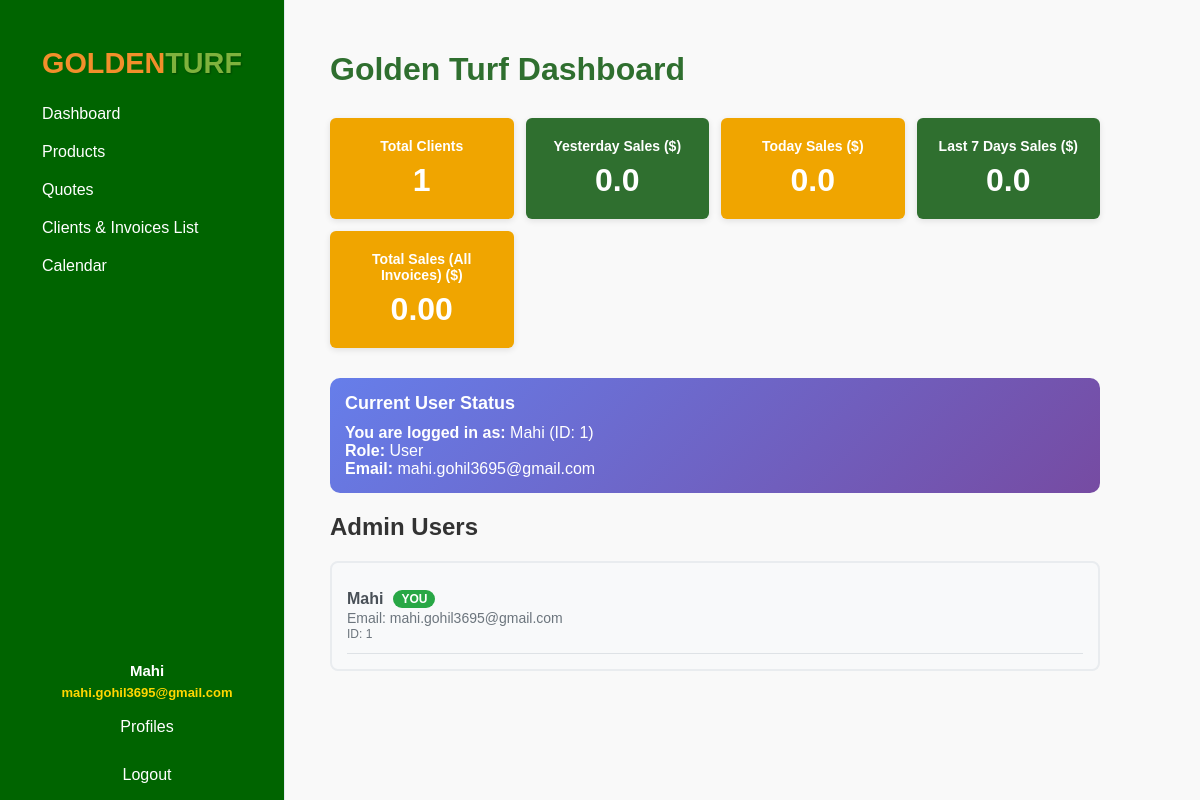
The app's page /dashboard (signed in) with its own data.
### tables this page shows
CREATE TABLE users (
            id INTEGER PRIMARY KEY AUTOINCREMENT,
            name TEXT NOT NULL,
            email TEXT UNIQUE NOT NULL,
            password TEXT NOT NULL
        , reset_token TEXT, token_expiry TEXT, role TEXT DEFAULT 'user', verification_code TEXT, permissions TEXT DEFAULT '', password_hash BLOB);

### app.py (the view)
@app.route('/dashboard')
def dashboard():
    if 'user_id' not in session: return redirect(url_for('login'))
    total_clients_result = db_exec('SELECT COUNT(*) FROM clients WHERE owner_id = ?', (session['user_id'],), fetch='one')
    total_clients = total_clients_result[0] if total_clients_result else 0
    admins = db_exec('SELECT id, name, email FROM users WHERE role = "admin" ORDER BY id', fetch='all') or []
    from datetime import datetime, timedelta
    today = datetime.now().strftime('%Y-%m-%d')
    yesterday = (datetime.now() - timedelta(days=1)).strftime('%Y-%m-%d')
    week_ago = (datetime.now() - timedelta(days=7)).strftime('%Y-%m-%d')
    today_sales_result = db_exec('SELECT SUM(total) FROM invoices WHERE owner_id = ? AND DATE(created_date) = ? AND payment_status = "Paid"', (session['user_id'], today), fetch='one')
    today_sales = today_sales_result[0] if today_sales_result and today_sales_result[0] else 0
    yesterday_sales_result = db_exec('SELECT SUM(total) FROM invoices WHERE owner_id = ? AND DATE(created_date) = ? AND payment_status = "Paid"', (session['user_id'], yesterday), fetch='one')
    yesterday_sales = yesterday_sales_result[0] if yesterday_sales_result and yesterday_sales_result[0] else 0
    last_7_days_sales_result = db_exec('SELECT SUM(total) FROM invoices WHERE owner_id = ? AND DATE(created_date) >= ? AND payment_status = "Paid"', (session['user_id'], week_ago), fetch='one')
    last_7_days_sales = last_7_days_sales_result[0] if last_7_days_sales_result and last_7_days_sales_result[0] else 0
    total_sales_result = db_exec('SELECT SUM(total) FROM invoices WHERE owner_id = ? AND payment_status = "Paid"', (session['user_id'],), fetch='one')
    total_sales = total_sales_result[0] if total_sales_result and total_sales_result[0] else 0
    return render_template('dashboard.html',
                         total_clients=total_clients,
                         admins=admins,
                         today_sales=today_sales,
                         yesterday_sales=yesterday_sales,
                         last_7_days_sales=last_7_days_sales,
                         total_sales=total_sales)

### app.py (called while the page is built)
def db_exec(query, params=(), fetch=None):
    conn = sqlite3.connect('users.db')
    c = conn.cursor()
    c.execute(query, params)
    if fetch == 'one': result = c.fetchone()
    elif fetch == 'all': result = c.fetchall()
    else: result = None
    conn.commit()
    conn.close()
    return result

### templates/dashboard.html (shortened to what this page needs)
<!DOCTYPE html>
<html lang="en">
<head>
    <link rel="stylesheet" href="{{ url_for('static', filename='dashboard.css') }}">
</head>
<body>
    {% include '_sidebar.html' %}
    <div id="main_content" class="main-content" style="margin-left: 280px; padding: 30px 50px; width: calc(100vw - 330px); box-sizing: border-box;">
        <h1 id="dashboard_title">Golden Turf Dashboard</h1>
        <div id="kpi_grid" class="kpi-grid">
            <div id="kpi_total_clients" class="kpi-tile orange" data-metric="total_clients">
                <div class="kpi-label">Total Clients</div>
                <div class="kpi-value">{{ total_clients }}</div>
            </div>
            <div id="kpi_yesterday_sales" class="kpi-tile green" data-metric="yesterday_sales">
                <div class="kpi-label">Yesterday Sales ($)</div>
                <div class="kpi-value">{{ yesterday_sales|default(0)|float|round(2) }}</div>
            </div>
            <div id="kpi_today_sales" class="kpi-tile orange" data-metric="today_sales">
                <div class="kpi-label">Today Sales ($)</div>
                <div class="kpi-value">{{ today_sales|default(0)|float|round(2) }}</div>
            </div>
            <div id="kpi_last_7_days_sales" class="kpi-tile green" data-metric="last_7_days_sales">
                <div class="kpi-label">Last 7 Days Sales ($)</div>
                <div class="kpi-value">{{ last_7_days_sales|default(0)|float|round(2) }}</div>
            </div>
            <div id="kpi_total_sales" class="kpi-tile orange" data-metric="total_sales">
                <div class="kpi-label">Total Sales (All Invoices) ($)</div>
                <div class="kpi-value">{{ "{:,.2f}".format(total_sales|default(0)|float) }}</div>
            </div>
        </div>
        <section id="user_status_section" class="user-status" style="margin-bottom: 20px; padding: 15px; background: linear-gradient(135deg, #667eea 0%, #764ba2 100%); border-radius: 10px; color: white;">
            <h2 style="margin: 0 0 10px 0; font-size: 18px;">Current User Status</h2>
            <div style="font-size: 16px;">
                <strong>You are logged in as:</strong> {{ session.user_name or 'User' }} (ID: {{ session.user_id }})<br>
                <strong>Role:</strong>
                {% if session.user_role == 'admin' %}
                    <span style="color: #ffd700; font-weight: bold;">ADMIN</span>
                {% else %}
                    <span style="color: #lightblue;">User</span>
                {% endif %}
                <br>
                <strong>Email:</strong> {{ session.user_email or session.email or 'Email not found' }}
            </div>
        </section>
        <section id="admin_list_section" class="admin-list" style="margin-bottom: 30px;">
            <h2 id="admin_list_title">Admin Users</h2>
            <div id="admin_users_container" style="background: #f8f9fa; padding: 15px; border-radius: 8px; border: 2px solid #e9ecef;">
                {% if admins %}
                    <ul id="admin_users_list" style="list-style: none; padding: 0; margin: 0;">
                        {% for admin in admins %}
                            <li style="padding: 12px 0; border-bottom: 1px solid #dee2e6; display: flex; align-items: center; justify-content: space-between;">
                                <div style="display: flex; flex-direction: column;">
                                    <div style="display: flex; align-items: center; gap: 10px;">
                                        <strong style="color: #495057; font-size: 16px;">{{ admin[1] }}</strong>
                                        {% if admin[0] == session.user_id %}
                                            <span style="background: #28a745; color: white; padding: 2px 8px; border-radius: 12px; font-size: 12px; font-weight: bold;">YOU</span>
                                        {% endif %}
                                    </div>
                                    <div style="color: #6c757d; font-size: 14px; margin-top: 2px;">
                                        <span style="font-weight: 500;">Email:</span> {{ admin[2] }}
                                    </div>
                                    <div style="color: #6c757d; font-size: 12px; margin-top: 1px;">
                                        <span style="font-weight: 500;">ID:</span> {{ admin[0] }}
                                    </div>
                                </div>
                            </li>
                        {% endfor %}
                    </ul>
                {% else %}
                    <div style="text-align: center; color: #6c757d; font-style: italic;">
                        Loading admin information...
                        <br><small>If you just registered, you should be the admin (ID 1)</small>
                    </div>
                {% endif %}
            </div>
        </section>
    </div>
</body>
</html>

### templates/_sidebar.html (shortened to what this page needs)
<div class="sidebar" style="border-right: 1px solid #e2e8f0; min-width: 220px; max-width: 220px; background: #006400; color: white; height: 100vh; position: fixed;">
    <div style="text-align:center;padding:15px 5px;">
        <div class="sidebar-logo" style="font-weight: 700; font-size: 1.8rem; font-family: 'Eastman Grotesque', Arial, sans-serif;">
            <span style="color: #F28F2B;">GOLDEN</span><span style="color: #7FB23D; text-shadow: 1px 1px 2px rgba(0,0,0,0.3);">TURF</span>
        </div>
    </div>
    <nav class="navbar">
        <a href="{{ url_for('dashboard') }}" style="color: white; font-size: 16px; text-decoration: none; display: block; padding: 10px;">Dashboard</a>
        <div class="nav-dropdown">
            <a href="#" class="dropbtn" style="color: white; font-size: 16px; text-decoration: none; display: block; padding: 10px;">Products</a>
        </div>
        <a href="{{ url_for('quotes') }}" style="color: white; font-size: 16px; text-decoration: none; display: block; padding: 10px;">Quotes</a>
        <a href="{{ url_for('payments') }}" style="color: white; font-size: 16px; text-decoration: none; display: block; padding: 10px;">Clients &amp; Invoices List</a>
        <a href="{{ url_for('calendar') }}" style="color: white; font-size: 16px; text-decoration: none; display: block; padding: 10px;">Calendar</a>
        <div style="position: absolute; bottom: 70px; left: 5px; width: 100%; text-align: center;">
            <div style="color: #fff; font-weight: 600; margin-bottom: 6px;">
                <span style="font-size: 15px;">{{ session.get('user_name', 'Unknown') }}</span>
                {% if session.get('user_email') %}
                <br><span style="font-size: 13px; color: #ffd700;">{{ session.get('user_email') }}</span>
                {% endif %}
            </div>
            <a href="{{ url_for('profiles') }}" style="color: white; font-size: 16px; text-decoration: none; display: block; padding: 10px; margin-bottom: 10px;">Profiles</a>
            <a href="{{ url_for('logout') }}" style="color: white; font-size: 16px; text-decoration: none; display: block; padding: 10px;">Logout</a>
        </div>
    </nav>
</div>

### static/dashboard.css (style rules this page uses)
body { font-family: Arial, sans-serif; margin: 0; background-color: #f9f9f9; color: #333; }
.sidebar { width: 220px; background-color: #006400; color: white; height: 100vh; position: fixed; top: 0; left: 0; padding: 2rem; border-right: 2px solid #e2e8f0; font-size: 18px; transition: background-color 0.3s ease; z-index: 100; box-shadow: none; margin: 0; overflow: hidden; }
.sidebar nav a[href$="payments"]::after { content: ""; font-size: inherit; color: inherit; margin-left: 0; }
.nav-dropdown { position: relative; display: block; }
.dropbtn { color: white; padding: 12px 20px; text-decoration: none; font-size: 18px; font-weight: normal; display: block; }
.main-content { margin-left: 220px; padding: 30px 40px; }
h1 { color: #2f6f2f; margin-bottom: 30px; }
.kpi-grid { display: grid; grid-template-columns: repeat(auto-fit, minmax(180px, 1fr)); gap: 15px; margin-bottom: 30px; width: 100%; max-width: 100%; box-sizing: border-box; }
@media (max-width: 1200px) { .kpi-grid { grid-template-columns: repeat(auto-fit, minmax(160px, 1fr)); gap: 12px; } }
.kpi-tile { background-color: white; border-radius: 6px; box-shadow: 0 2px 6px rgba(0,0,0,0.1); padding: 20px; display: flex; flex-direction: column; justify-content: center; align-items: center; font-weight: bold; font-size: 18px; color: #333; }
.kpi-tile.green { background-color: #2f6f2f; color: white; }
.kpi-tile.orange { background-color: #f0a500; color: white; }
.kpi-label { font-size: 14px; margin-bottom: 8px; text-align: center; }
.kpi-value { font-size: 32px; }

### records on screen
users: get "Mahi", get "mahi.gohil3695@gmail.com", name "Mahi", email "mahi.gohil3695@gmail.com", shows "YOU", id "1"

### other values on screen
{{ total_clients }} "1"
{{ yesterday_sales|default(0)|float|round(2) }} "0.0"
{{ today_sales|default(0)|float|round(2) }} "0.0"
{{ last_7_days_sales|default(0)|float|round(2) }} "0.0"
{{ "{:,.2f}".format(total_sales|default(0)|float) }} "0.00"
{{ session.user_id }} "1"
